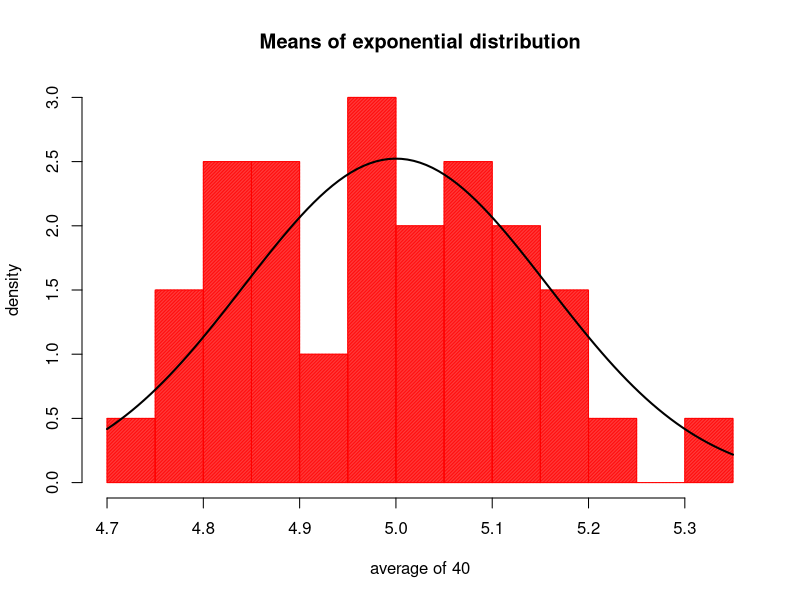

The R source for this figure:
## ---- chunk 1
knitr::opts_chunk$set(echo = TRUE)
## ---- chunk 2
set.seed(102)
lambda = 0.2
set = 40
n = 1000
simulation_set <- matrix(rexp(n*set,lambda), set)
## ---- chunk 3
row_mean <- apply(simulation_set, 1, mean) 
 
sim_mean <- mean(row_mean) 
sim_sd <- sd(row_mean) 
sim_var <- sim_sd^2 

theo_mean = 1/lambda
theo_sd = (1/lambda)/sqrt(n)
theo_var =  (1/lambda)^2/n
    
print_result <- matrix(c(theo_mean, theo_sd, theo_var, sim_mean, sim_sd, sim_var), nrow = 3, ncol = 2) 
dimnames(print_result) =list(c("mean","standard deviation", "variance"),c("theoratical", "simulation")) 
print(print_result)

## ---- chunk 4
hist(row_mean, density=100, breaks=20, prob=TRUE, col = "red", xlab="average of 40", ylab = "density", main="Means of exponential distribution")     
curve(dnorm(x, mean=theo_mean, sd=theo_sd), col="black", lwd=2, add=TRUE, yaxt="n")
